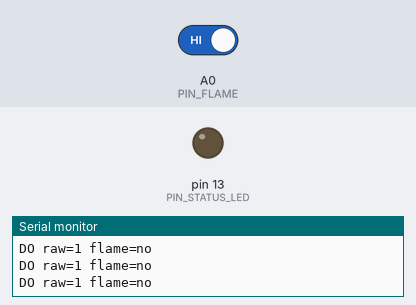
Recording of a sketch running on a simulated Arduino Uno, built with avr-gcc and run on an emulated ATmega328P. On the bench: output pins drawn as LEDs (lit = HIGH), the last lines printed to the serial monitor. The test bench sets the inputs (shaded band); at power-on: A0 (PIN_FLAME) HIGH.

Above: at 1.2 s.
1.3 s: A0 (PIN_FLAME) driven LOW
At 2.5 s:
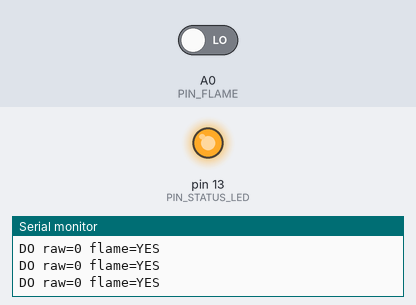
2.9 s: A0 (PIN_FLAME) driven HIGH
At 3.8 s:
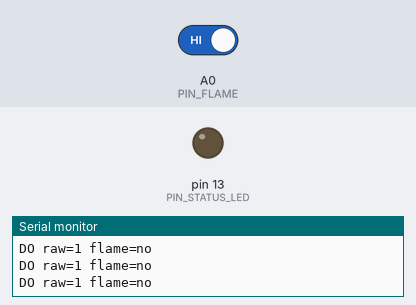
Timing chart, 0 to 5.9 s (numbered marks = the images above; inputs shaded):
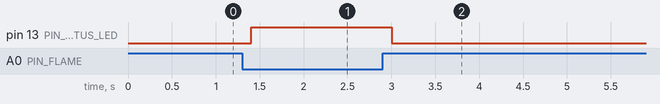

Measured:
- after the input at 1.3 s, pin 13 (PIN_STATUS_LED): LOW → HIGH after 0.10 s
- after the input at 2.9 s, pin 13 (PIN_STATUS_LED): HIGH → LOW after 0.11 s

The sketch:

flame_sensor_test.ino
```cpp
/* Standalone flame sensor test. No motors, relay, or pump are controlled. */

const uint8_t PIN_FLAME = A0;
const uint8_t PIN_STATUS_LED = 13;
const bool FLAME_USE_ANALOG = false;       // true for AO, false for DO
const bool FLAME_DO_ACTIVE_LOW = true;     // common modules assert LOW on flame
const bool FLAME_AO_LOW_IS_FIRE = true;
const int FLAME_AO_THRESHOLD = 500;

void setup() {
  pinMode(PIN_FLAME, INPUT_PULLUP);
  pinMode(PIN_STATUS_LED, OUTPUT);
  Serial.begin(115200);
  Serial.println(F("Flame sensor test started; inspect readings and adjust polarity/threshold."));
}

void loop() {
  bool detected;
  int raw;
  if (FLAME_USE_ANALOG) {
    raw = analogRead(PIN_FLAME);
    int intensity = FLAME_AO_LOW_IS_FIRE ? 1023 - raw : raw;
    detected = intensity > FLAME_AO_THRESHOLD;
    Serial.print(F("AO raw=")); Serial.print(raw);
    Serial.print(F(" intensity=")); Serial.print(intensity);
  } else {
    raw = digitalRead(PIN_FLAME);
    detected = FLAME_DO_ACTIVE_LOW ? raw == LOW : raw == HIGH;
    Serial.print(F("DO raw=")); Serial.print(raw);
  }
  digitalWrite(PIN_STATUS_LED, detected ? HIGH : LOW);
  Serial.print(F(" flame=")); Serial.println(detected ? F("YES") : F("no"));
  delay(200);
}
```
